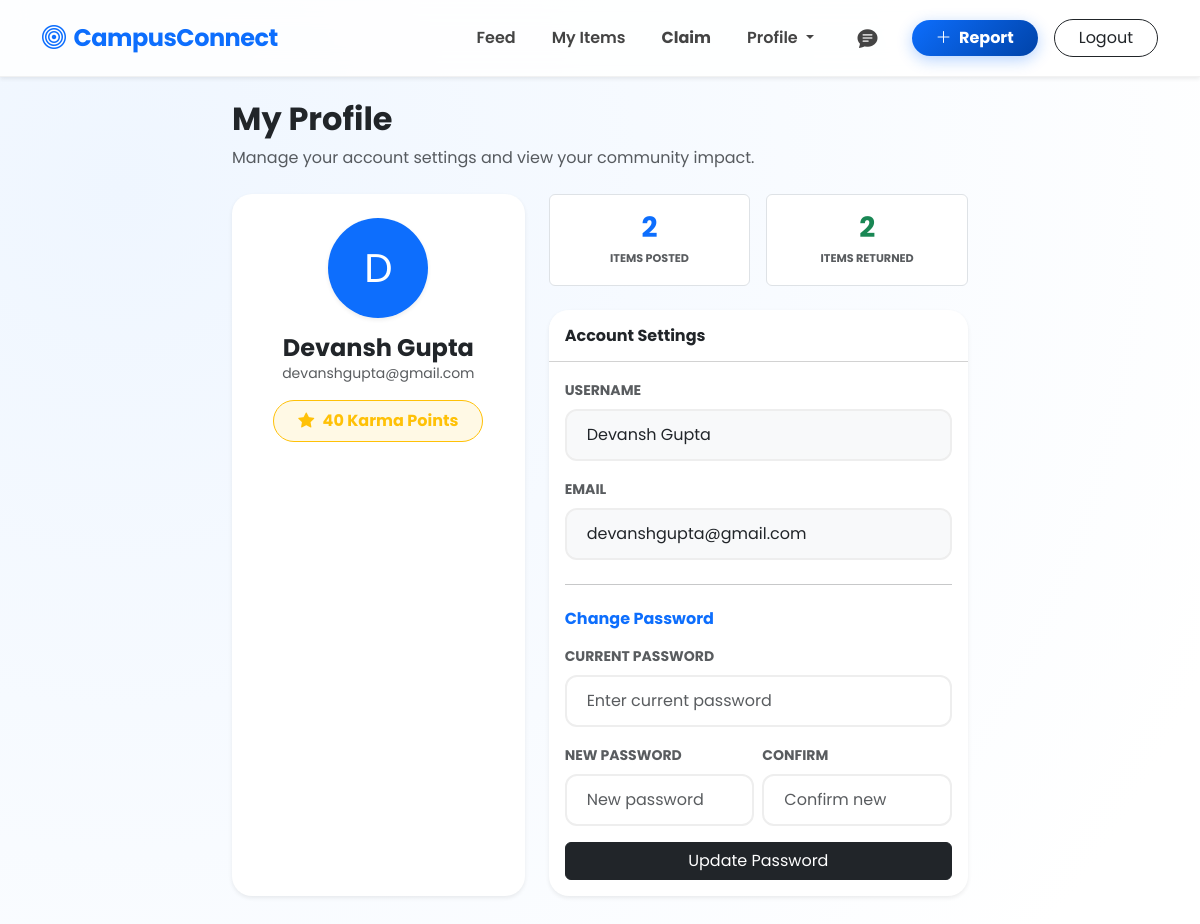
The page /profile (signed in) on the database its author committed.
### app.py (models this page shows)
class User(UserMixin, db.Model):
    id = db.Column(db.Integer, primary_key=True)
    email = db.Column(db.String(150), unique=True, nullable=False)
    username = db.Column(db.String(150), nullable=False)
    password = db.Column(db.String(150), nullable=False)
    is_admin = db.Column(db.Boolean, default=False)
    karma = db.Column(db.Integer, default=0)
    items = db.relationship('Item', backref='author', lazy=True, cascade="all, delete")

### app.py (the view)
@app.route('/profile')
@login_required
def profile():
    items_posted = Item.query.filter_by(user_id=current_user.id).count()
    items_returned = Item.query.filter_by(user_id=current_user.id, is_resolved=True).count()
    return render_template('profile.html', user=current_user, items_posted=items_posted, items_returned=items_returned)

### app.py (called while the page is built)
@login_manager.user_loader
def load_user(user_id):
    return User.query.get(int(user_id))

### templates/profile.html (shortened to what this page needs)
{% extends 'base.html' %} {% block content %}
<div class="row justify-content-center">
  <div class="col-lg-8">
    <div class="mb-4">
      <h2 class="fw-bold">My Profile</h2>
      <p class="text-muted">
        Manage your account settings and view your community impact.
      </p>
    </div>
    <div class="row g-4">
      <div class="col-md-5">
        <div class="card shadow-sm border-0 text-center h-100">
          <div class="card-body p-4">
            <div
              class="bg-primary text-white rounded-circle d-inline-flex align-items-center justify-content-center mb-3 shadow-sm"
              style="width: 100px; height: 100px; font-size: 2.5rem"
            >
              {{ user.username[0] | upper }}
            </div>
            <h4 class="fw-bold mb-0">{{ user.username }}</h4>
            <p class="text-muted small mb-3">{{ user.email }}</p>
            <div
              class="d-inline-block bg-warning bg-opacity-10 text-warning border border-warning rounded-pill px-4 py-2 mb-4"
            >
              <i class="bi bi-star-fill me-1"></i>
              <span class="fw-bold">{{ user.karma }} Karma Points</span>
            </div>
          </div>
        </div>
      </div>
      <div class="col-md-7">
        <div class="row g-3 mb-4">
          <div class="col-6">
            <div class="p-3 border rounded bg-white text-center h-100">
              <h3 class="fw-bold text-primary mb-0">{{ items_posted }}</h3>
              <small
                class="text-muted text-uppercase fw-bold"
                style="font-size: 0.7rem"
                >Items Posted</small
              >
            </div>
          </div>
          <div class="col-6">
            <div class="p-3 border rounded bg-white text-center h-100">
              <h3 class="fw-bold text-success mb-0">{{ items_returned }}</h3>
              <small
                class="text-muted text-uppercase fw-bold"
                style="font-size: 0.7rem"
                >Items Returned</small
              >
            </div>
          </div>
        </div>
        <div class="card shadow-sm border-0">
          <div class="card-header bg-white py-3">
            <h6 class="mb-0 fw-bold">Account Settings</h6>
          </div>
          <div class="card-body">
            <div class="mb-3">
              <label class="form-label small text-muted fw-bold"
                >USERNAME</label
              >
              <input
                type="text"
                class="form-control bg-light"
                value="{{ user.username }}"
                readonly
              />
            </div>
            <div class="mb-4">
              <label class="form-label small text-muted fw-bold">EMAIL</label>
              <input
                type="email"
                class="form-control bg-light"
                value="{{ user.email }}"
                readonly
              />
            </div>
            <hr class="opacity-10 my-4" />
            <h6 class="fw-bold mb-3 text-primary">Change Password</h6>
            <form action="/change_password" method="POST">
              <div class="mb-3">
                <label class="form-label small text-muted fw-bold"
                  >CURRENT PASSWORD</label
                >
                <input
                  type="password"
                  name="current_password"
                  class="form-control"
                  placeholder="Enter current password"
                  required
                />
              </div>
              <div class="row g-2 mb-3">
                <div class="col-6">
                  <label class="form-label small text-muted fw-bold"
                    >NEW PASSWORD</label
                  >
                  <input
                    type="password"
                    name="new_password"
                    class="form-control"
                    placeholder="New password"
                    required
                  />
                </div>
                <div class="col-6">
                  <label class="form-label small text-muted fw-bold"
                    >CONFIRM</label
                  >
                  <input
                    type="password"
                    name="confirm_password"
                    class="form-control"
                    placeholder="Confirm new"
                    required
                  />
                </div>
              </div>
              <div class="d-grid">
                <button type="submit" class="btn btn-dark">
                  Update Password
                </button>
              </div>
            </form>
          </div>
        </div>
      </div>
    </div>
  </div>
</div>
{% endblock %}

### static/style.css (style rules this page uses)
:root { --primary-gradient: linear-gradient(135deg, #0d6efd 0%, #0043a8 100%); --glass-bg: rgba(255, 255, 255, 0.95); --glass-border: 1px solid rgba(255, 255, 255, 0.3); --shadow-soft: 0 10px 40px rgba(0, 0, 0, 0.08); --shadow-hover: 0 20px 60px rgba(13, 110, 253, 0.15); }
body { font-family: "Poppins", sans-serif; background-color: #f0f2f5; background-image: radial-gradient( circle at 10% 20%, rgb(239, 246, 255) 0%, rgb(255, 255, 255) 90% ); min-height: 100vh; }
.card { border: none; border-radius: 20px; background: white; box-shadow: var(--shadow-soft); transition: all 0.4s cubic-bezier(0.175, 0.885, 0.32, 1.275); overflow: hidden; }
.form-control { border-radius: 12px; border: 2px solid #eee; padding: 12px 20px; transition: all 0.3s ease; }

### rows shown on the page
User: username "D", username "Devansh Gupta", email "devanshgupta@gmail.com", karma "40"

### other values the page prints
{{ items_posted }} "2"
{{ items_returned }} "2"
